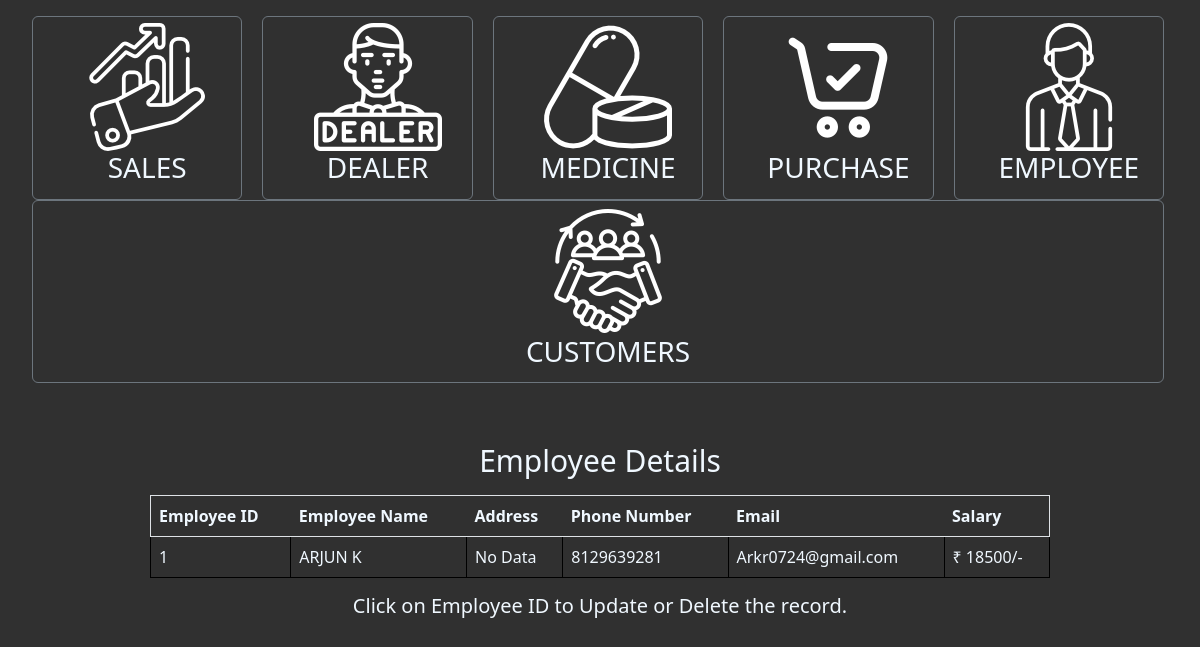
The app's page /view_emp/ with its own data.
### medstore/models.py (models this page shows, shortened)
class Employee(models.Model):
    fname = models.CharField(max_length=30)
    lname = models.CharField(max_length=30)
    address = models.CharField(max_length=100)
    email = models.CharField(max_length=50)
    sal = models.CharField(max_length=20)
    phn_no = models.BigIntegerField(unique=True)

### medstore/views.py (the view)
# urls.py: path('view_emp/',views.view_emp, name='view_emp'),
def view_emp(request):
    emp = Employee.objects.all()
    dict = {"emp": emp}
    return render(request, 'view_emp.html',dict)

### medstore/templates/view_emp.html (shortened to what this page needs)
<!DOCTYPE html>
<html lang="en">
<head>
    {% load static %}
<link href="https://cdn.jsdelivr.net/npm/bootstrap@5.2.3/dist/css/bootstrap.min.css" rel="stylesheet">
</head>
<body>
    <link rel="stylesheet" href="{% static '/js/view_dealer.css' %}">
    <div class="container-fluid mt-3" >
        <div class="container-fluid mt-3 row" id="main_menu">
            <div class="btn btn-outline-secondary dropdown col" data-bs-toggle="dropdown">
                <div class="dropdown col">
                    <img src="{% static '/js/sales.png' %}" alt="sales">
                    <h3 >SALES</h3>
                </div>
            </div>
            <div class="btn btn-outline-secondary dropdown col" data-bs-toggle="dropdown">
                <div class="dropdown col">
                    <img src="{% static '/js/dealer.png' %}" alt="dealer">
                    <h3>DEALER</h3>
                </div>
            </div>
            <div class="btn btn-outline-secondary dropdown col" data-bs-toggle="dropdown">
                <div class="dropdown col">
                    <img src="{% static '/js/medicine.png' %}" alt="medicine">
                    <h3>MEDICINE</h3>
                </div>
            </div>
            <div class="btn btn-outline-secondary dropdown col" data-bs-toggle="dropdown">
                <div class="dropdown col">
                    <img src="{% static '/js/purchase.png' %}" alt="PURCHASE">
                    <h3 >PURCHASE</h3>
                </div>
            </div>
            <div class="btn btn-outline-secondary dropdown col" data-bs-toggle="dropdown">
                <div class="dropdown col">
                    <img src="{% static '/js/employee.png' %}" alt="employee">
                    <h3>EMPLOYEE</h3>
                </div>
            </div>
            <div class="btn btn-outline-secondary dropdown col" data-bs-toggle="dropdown">
                <div class="dropdown col">
                    <img src="{% static '/js/customer.png' %}" alt="customers">
                    <h3 >CUSTOMERS</h3>
                </div>
            </div>
        </div>
    </div>
    <div class="container-fluid " id="dealer_table">
        <div>
            <h4>Employee Details</h4>
            <div class="row">
                <table border="1" class="table table-responsive  col-md-10">
                    <tr>
                        <th>Employee ID</th>
                        <th>Employee Name</th>
                        <th>Address</th>
                        <th>Phone Number</th>
                        <th>Email</th>
                        <th>Salary</th>
                    </tr>
                    {% for foo in emp %}
                    <tr>
                        <td class="idlink" id="idlink"><a href="/empformview/{{ foo.id }}">{{ foo.id }}</a>
                        </td>
                        <td>{{ foo.fname }} {{ foo.lname }}</td>
                        <td>{{ foo.address }}</td>
                        <td>{{ foo.phn_no }}</td>
                        <td>{{ foo.email }}</td>
                        <td>₹ {{ foo.sal }}/-</td>
                    </tr>
                    {% endfor %}
                </table>
            </div>
            <footer>
                <h5>Click on Employee ID to Update or Delete the record.</h5>
            </footer>
        </div>
    </div>
</body>

### medstore/static/js/view_dealer.css (style rules this page uses)
body { background-color: #303030; }
.btn { height: 100%; }
h3 { color: aliceblue; }
.dropdown { display: flex; flex-wrap: wrap; flex-direction: column; align-content: center; align-items: center; position: relative; margin-left: 20px; }
a { text-decoration: none; color: aliceblue; }
td { color: aliceblue; }
table, td { border: 1px solid black; padding: 4px; border-collapse: collapse }
td:empty::before { content: "No Data" }
#dealer_table { padding-top: 20px; margin-top: 40px; height: 100%; width: 75%; align-items: center; }
h4 { color: aliceblue; font-size: 30px; font-weight: 500; align-items: center; display: flex; justify-content: center; }
h5 { color: aliceblue; font-size: 20px; font-weight: 400; align-items: center; display: flex; justify-content: center; }
th { color: aliceblue; }

### records on screen
Employee: id "1", fname "ARJUN", lname "K", phn_no "8129639281", email "Arkr0724@gmail.com", sal "18500"
